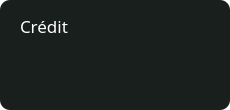
   <widget class="QWidget" name="ActionBtn_4" native="true">
    <property name="geometry">
     <rect>
      <x>910</x>
      <y>290</y>
      <width>230</width>
      <height>110</height>
     </rect>
    </property>
    <property name="styleSheet">
     <string notr="true">background:transparent;</string>
    </property>
    <widget class="QToolButton" name="credit">
     <property name="geometry">
      <rect>
       <x>0</x>
       <y>0</y>
       <width>230</width>
       <height>110</height>
      </rect>
     </property>
     <property name="styleSheet">
      <string notr="true">QToolButton {
    background-color: #181F1C;
	border-radius: 10px; 
}

QToolButton:hover{
background:#595554;
}</string>
     </property>
     <property name="text">
      <string/>
     </property>
    </widget>
    <widget class="QLabel" name="ActionBtnName_4">
     <property name="geometry">
      <rect>
       <x>20</x>
       <y>10</y>
       <width>181</width>
       <height>31</height>
      </rect>
     </property>
     <property name="font">
      <font>
       <family>Montserrat SemiBold</family>
       <pointsize>13</pointsize>
      </font>
     </property>
     <property name="styleSheet">
      <string notr="true">QLabel {
    color: white;
background: transparent;
}</string>
     </property>
     <property name="text">
      <string>Crédit</string>
     </property>
    </widget>
    <widget class="QToolButton" name="creditButton">
     <property name="geometry">
      <rect>
       <x>20</x>
       <y>70</y>
       <width>21</width>
       <height>21</height>
      </rect>
     </property>
     <property name="styleSheet">
      <string notr="true">QToolButton{
border-radius:45px;
background:transparent;
}
</string>
     </property>
     <property name="text">
      <string/>
     </property>
     <property name="icon">
      <iconset resource="ressource.qrc">
       <normaloff>:/assets/add.png</normaloff>:/assets/add.png</iconset>
     </property>
     <property name="iconSize">
      <size>
       <width>128</width>
       <height>128</height>
      </size>
     </property>
    </widget>
   </widget>
